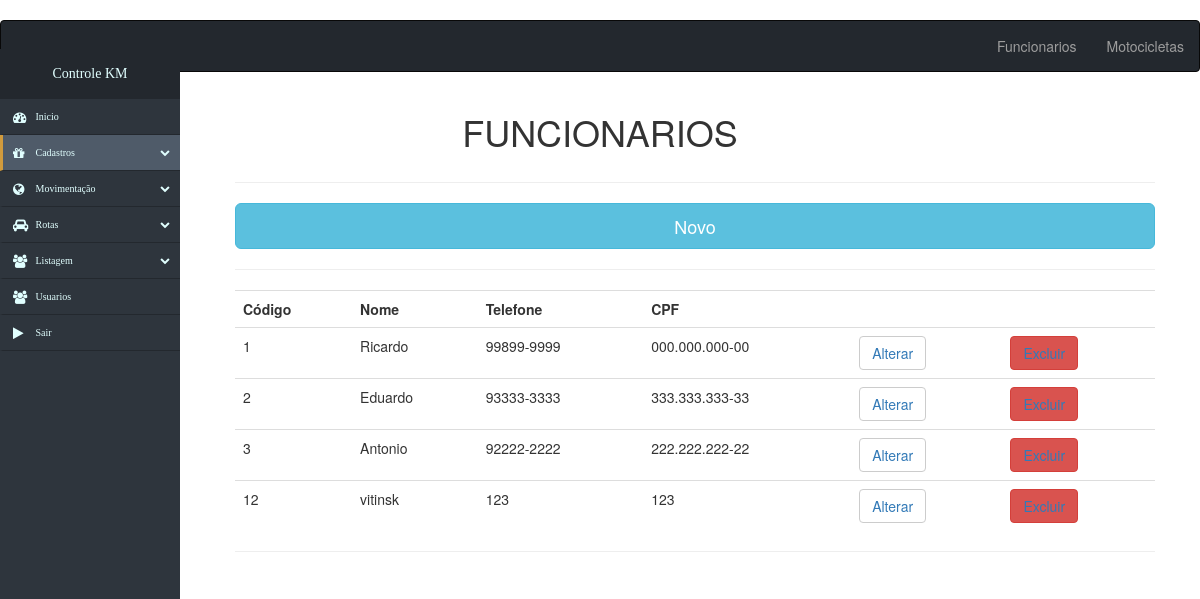
The app's page /funcionarios with its own data.
### tables this page shows
CREATE TABLE `tblfuncionario` (
  `id` int(11) NOT NULL,
  `nome` varchar(20) NOT NULL,
  `cpf` varchar(14) DEFAULT NULL,
  `telefone` varchar(10) DEFAULT NULL,
  `idmoto` int(11) DEFAULT NULL
);

### core/controller.php (called while the page is built, shortened)
<?php
class controller{
	public function loadTemplate($viewName, $viewData = array()){
		$funcionarioObj = new Funcionarios();
		$array = $funcionarioObj->mostrarFuncionario();
		require 'views/template.php';
	}
	public function loadViewInTemplate($viewName, $viewData = array()){
		extract($viewData);
		require 'views/'.$viewName.'.php';
	}
}
?>

### controllers/funcionariosController.php (called while the page is built, shortened)
<?php
class funcionariosController extends controller {
public function index(){
	$dados = array();
	$f = new Funcionarios();
	$dados['nomes'] = $f->mostrarFuncionario();
	$motocicletasObj = new Motocicletas();
	$dados['motos'] = $motocicletasObj->mostrar();
	$this->loadTemplate('funcionarios', $dados);
}
}
?>

### core/Core.php (called while the page is built, shortened)
<?php
class Core
{
	public function run(){
		$url = '/';
		if (isset($_GET['url'])) {
			$url .= $_GET['url'];
		}
		$params = array();
		if (!empty($url) && $url != '/') {
			$url = explode('/',$url);
			array_shift($url);
			array_shift($url);
			if(isset($url[0]) && $url[0] && !empty($url[0])){
			$currentAction = $url[0];
			array_shift($url);
			}
			else
			{
				$currentAction ='index';
			}
		}
		else
		{
			$currentController = 'homeController';
			$currentAction = 'index';
		}
		$c = new $currentController();
		call_user_func_array(array($c,$currentAction), $params);
	}
}
 ?>

### index.php (called while the page is built, shortened)
<?php
$core = new Core();
$core->run();
?>

### core/model.php (called while the page is built, shortened)
<?php
class model {
	public function __construct(){
		global $db;
		$this->db = $db;
	}
}
 ?>

### models/Funcionarios.php (called while the page is built, shortened)
<?php
 class Funcionarios extends model
 {
 		public function mostrarFuncionario(){
 			$sql = $this->db->query("SELECT * FROM tblfuncionario");
 			$array = $sql->fetchAll();
 			return $array;
 		}
 }
 ?>

### views/funcionarios.php (the view, shortened to what this page needs)
<div class="container">
<H1 style="text-align: center"> FUNCIONARIOS 	</H1>
<div class="col-md-2">
</div>
<div class="col-md-10">
<hr>
<button style="width: 100%" type="button" class="btn btn-info btn-lg teste" data-toggle="modal" data-target="#myModal">Novo</button>
<hr>
	<table class="table table-hover" width="100%">
			<tr>
					<th>Código</th>
					<th>Nome</th>
					<th>Telefone	</th>
					<th>CPF	</th>
					<th></th>
					<th></th>
			</tr>
				<?php
					foreach ($nomes as $nome) {
					?>
					<tr>
					<form method="POST">
						<td><?php echo $nome['id']; ?></td>
						<td><?php echo $nome['nome']; ?></td>
						<td><?php echo $nome['telefone']; ?></td>
						<td><?php echo $nome['cpf']; ?></td>
						<td><button class="btn btn-default" id="<?= $nome['id']?>"><a  href="">Alterar</a></button></td>
						<td><button class="btn btn-danger" id="<?= $nome['id']?> "><a href="funcionarios/excluir&id=<?= $nome['id']?>">Excluir</a></button></td>
					</tr>
					<?php } ?>
	</table>
	<hr>
</div>
</div>
	<td> <a href='' value=".$nome['id'].">Editar</a>
										<td> <a href='' id=".$nome['id']." value=".$nome['id'].">Excluir</a>

### assets/css/estilo.css (style rules this page uses)
body { margin: 0px; padding: 0px; }
.teste { position: 200px; }

### records on screen
tblfuncionario: id "1", nome "Ricardo", telefone "99899-9999", cpf "000.000.000-00"
tblfuncionario: id "2", nome "Eduardo", telefone "93333-3333", cpf "333.333.333-33"
tblfuncionario: id "3", nome "Antonio", telefone "92222-2222", cpf "222.222.222-22"
tblfuncionario: id "12", nome "vitinsk", telefone "123", cpf "123"
